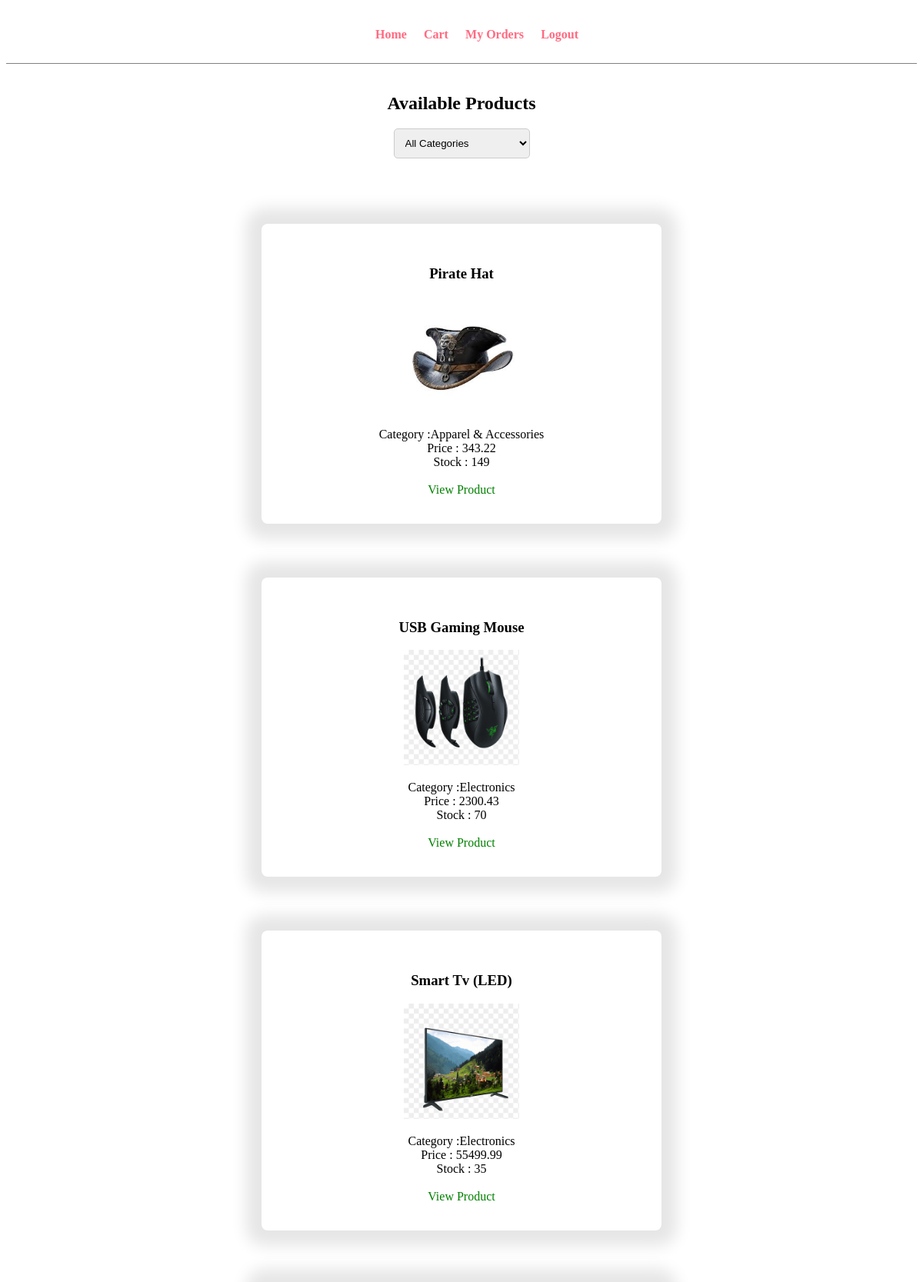
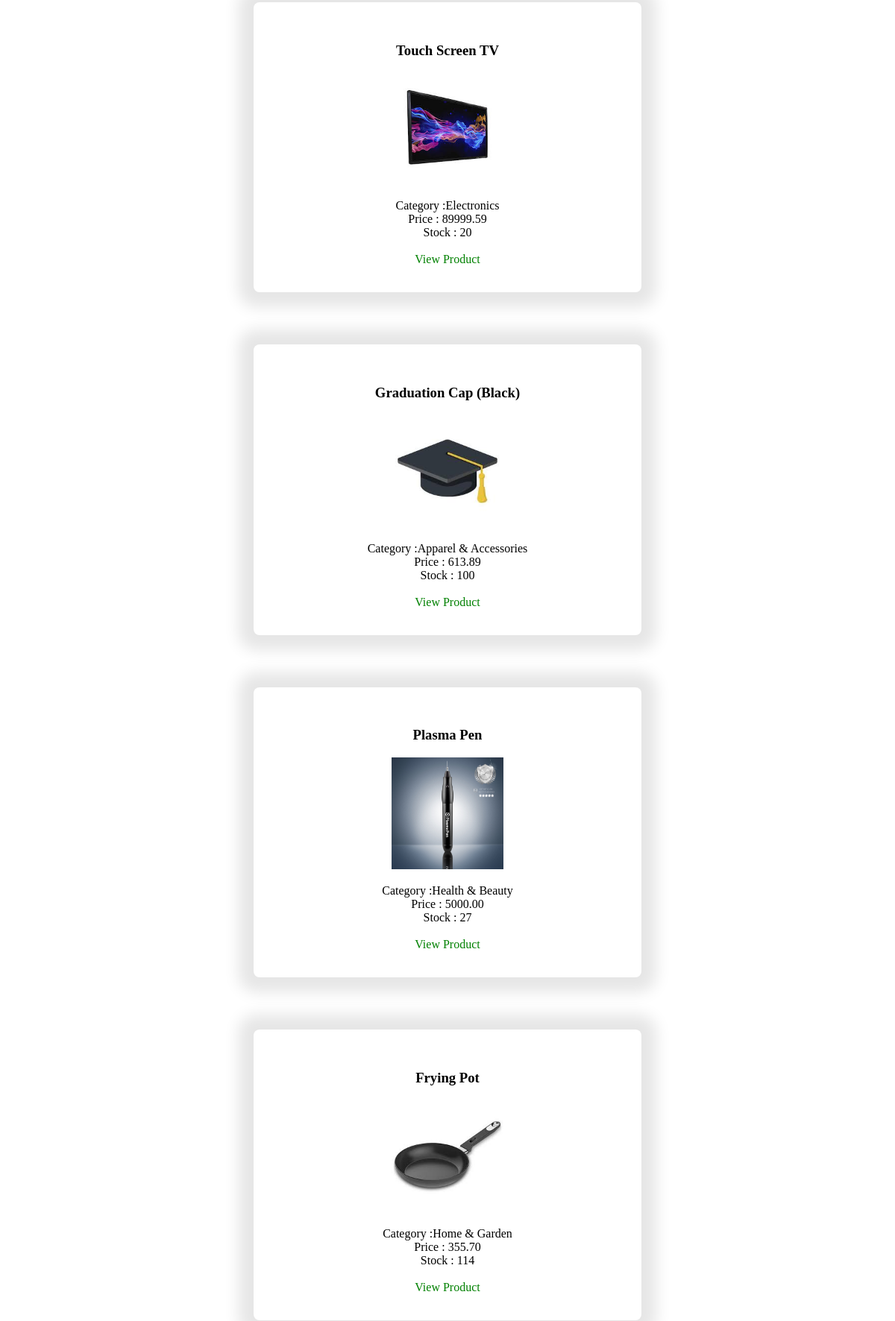
The page /user/products.php (signed in, upper part) on the database its author committed (2 pictures, top to bottom).
### tables this page shows
CREATE TABLE `products` (
  `product_id` int(11) NOT NULL,
  `product_name` varchar(150) NOT NULL,
  `image_name` varchar(255) NOT NULL,
  `category` varchar(100) DEFAULT NULL,
  `price` decimal(10,2) NOT NULL,
  `stock` int(11) NOT NULL,
  `created_at` timestamp NOT NULL DEFAULT current_timestamp()
);

### user/products.php (the view, shortened to what this page needs)
<?php
include("../config/db.php");
if (isset($_GET['category']) && $_GET['category'] != "") {
    $category = mysqli_real_escape_string($conn, $_GET['category']);
    $sql = "SELECT * FROM products WHERE category = '$category'";
} else {
    $sql = "SELECT * FROM products";
}
$res = mysqli_query($conn, $sql);
?>
<!DOCTYPE html>
<html lang="en">
<head>
    <link rel="stylesheet" href="../css/admin.css">
</head>
<body>
    <div class="menu text-center">
        <div class="wrapper">
            <ul>
                <li><a href="home.php">Home</a></li>
                <li><a href="cart.php">Cart</a></li>
                <li><a href="my-orders.php">My Orders</a></li>
                <li><a href="../authentication/logout.php">Logout</a></li>
            </ul>
        </div>
    </div><br>
    <h2 class="text-center">Available Products</h2>
    <form method="GET" class="text-center">
        <select name="category" onchange="this.form.submit()">
            <option value="">All Categories</option>
        </select>
    </form>
    <?php while ($row = mysqli_fetch_assoc($res)) { ?>
        <div class="container">
            <h3><?php echo $row['product_name']; ?></h3>
            <p><img src="../images/<?php echo $row['image_name'] ;?>" alt="No image found" width="150px"></p>
            Category :<?php echo $row['category']; ?><br>
            Price : <?php echo $row['price']; ?><br>
            Stock : <?php echo $row['stock']; ?><br><br>
            <a href="view-product.php?id=<?php echo $row['product_id']; ?>" class="btn1">View Product</a>
        </div>
        <?php
    }
    ?>
</body>
</html>

### css/admin.css (style rules this page uses)
.menu { border-bottom: 1px solid gray; }
.menu ul { list-style-type: none; }
.menu ul li { display: inline; padding: 1%; }
.menu ul li a { text-decoration: none; font-weight: bold; color: #ff6b81; }
.wrapper { padding: 1%; width: 80%; margin: 0 auto; }
.text-center { text-align: center; }
.container { max-width: 450px; margin: 70px auto; padding: 35px; background-color: #ffffff; border-radius: 8px; box-shadow: 0 0 20px 20px rgba(0, 0, 0, 0.1); text-align: center; }
.container input,select { padding: 10px; margin-bottom: 15px; border: 1px solid #ccc; border-radius: 5px; }
.btn1 { color: green; text-decoration: none; border: none; padding: 10px; border-radius: 5px; cursor: pointer; transition: background 0.3s ease; }

### rows shown on the page
products: product_name "Pirate Hat", image_name (picture), category "Apparel & Accessories", price "343.22", stock "149"
products: product_name "USB Gaming Mouse", image_name (picture), category "Electronics", price "2300.43", stock "70"
products: product_name "Smart Tv (LED)", image_name (picture), category "Electronics", price "55499.99", stock "35"
products: product_name "Touch Screen TV", image_name (picture), category "Electronics", price "89999.59", stock "20"
products: product_name "Graduation Cap (Black)", image_name (picture), category "Apparel & Accessories", price "613.89", stock "100"
products: product_name "Plasma Pen", image_name (picture), category "Health & Beauty", price "5000.00", stock "27"
products: product_name "Frying Pot", image_name (picture), category "Home & Garden", price "355.70", stock "114"
